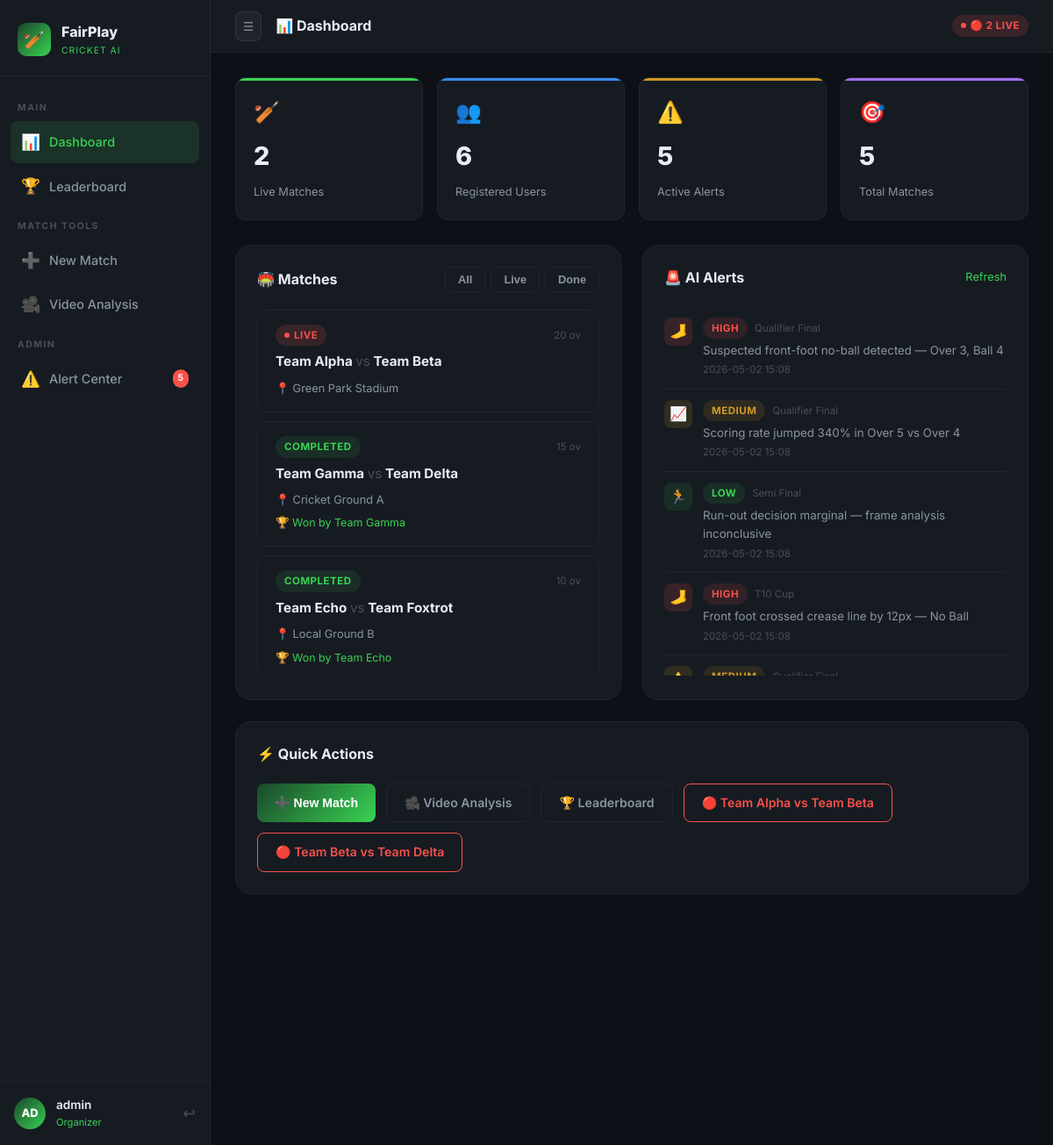
The app's page /dashboard (signed in) with its own data.
### tables this page shows
CREATE TABLE matches (
            id INTEGER PRIMARY KEY AUTOINCREMENT,
            title TEXT NOT NULL,
            team_a TEXT NOT NULL,
            team_b TEXT NOT NULL,
            venue TEXT,
            overs INTEGER DEFAULT 20,
            status TEXT DEFAULT 'upcoming',
            winner TEXT,
            created_by INTEGER,
            created_at TEXT DEFAULT CURRENT_TIMESTAMP,
            FOREIGN KEY(created_by) REFERENCES users(id)
        );

CREATE TABLE alerts (
            id INTEGER PRIMARY KEY AUTOINCREMENT,
            match_id INTEGER,
            alert_type TEXT NOT NULL,
            severity TEXT DEFAULT 'medium',
            description TEXT,
            delivery_id INTEGER,
            created_at TEXT DEFAULT CURRENT_TIMESTAMP,
            resolved INTEGER DEFAULT 0
        );

### app.py (the view)
@app.route('/dashboard')
@login_required
def dashboard():
    conn = get_db()
    matches = conn.execute(
        'SELECT * FROM matches ORDER BY created_at DESC LIMIT 20'
    ).fetchall()
    alerts = conn.execute(
        'SELECT a.*, m.title as match_title FROM alerts a '
        'LEFT JOIN matches m ON a.match_id = m.id '
        'ORDER BY a.created_at DESC LIMIT 10'
    ).fetchall()
    user_count = conn.execute('SELECT COUNT(*) FROM users').fetchone()[0]
    conn.close()
    live_count = sum(1 for m in matches if m['status'] == 'live')
    return render_template('dashboard.html',
                           matches=matches,
                           alerts=alerts,
                           live_count=live_count,
                           user_count=user_count)

### app.py (called while the page is built)
def login_required(f):
    @wraps(f)
    def decorated(*args, **kwargs):
        if 'user_id' not in session:
            return redirect(url_for('login'))
        return f(*args, **kwargs)
    return decorated

### database.py (called while the page is built)
def get_db():
    conn = sqlite3.connect(DB_PATH)
    conn.row_factory = sqlite3.Row
    return conn

### templates/dashboard.html (shortened to what this page needs)
{% extends "base.html" %}
{% block topbar_title %}📊 Dashboard{% endblock %}
{% block topbar_actions %}
  <span class="badge badge-live">🔴 {{ live_count }} Live</span>
{% endblock %}
{% block content %}
<div class="stats-grid">
  <div class="stat-card" style="--accent-color:#39d353">
    <div class="stat-icon">🏏</div>
    <div class="stat-value" id="live-count">{{ live_count }}</div>
    <div class="stat-label">Live Matches</div>
  </div>
  <div class="stat-card" style="--accent-color:#388bfd">
    <div class="stat-icon">👥</div>
    <div class="stat-value">{{ user_count }}</div>
    <div class="stat-label">Registered Users</div>
  </div>
  <div class="stat-card" style="--accent-color:#d29922">
    <div class="stat-icon">⚠️</div>
    <div class="stat-value">{{ alerts|length }}</div>
    <div class="stat-label">Active Alerts</div>
  </div>
  <div class="stat-card" style="--accent-color:#a371f7">
    <div class="stat-icon">🎯</div>
    <div class="stat-value">{{ matches|length }}</div>
    <div class="stat-label">Total Matches</div>
  </div>
</div>
<div class="grid-2" style="gap:24px;margin-bottom:24px;">
  <div class="card">
    <div class="card-header">
      <span class="card-title">🏟️ Matches</span>
      <div style="display:flex;gap:6px;">
        <button class="btn btn-sm btn-outline filter-btn active" data-filter="all">All</button>
        <button class="btn btn-sm btn-outline filter-btn" data-filter="live">Live</button>
        <button class="btn btn-sm btn-outline filter-btn" data-filter="completed">Done</button>
      </div>
    </div>
    <div id="matches-list" style="display:flex;flex-direction:column;gap:10px;max-height:420px;overflow-y:auto;">
      {% for m in matches %}
      <a href="/match/{{ m.id }}" class="match-card" data-status="{{ m.status }}">
        <div style="display:flex;align-items:center;justify-content:space-between;margin-bottom:6px;">
          <span class="badge badge-{{ m.status }}">{{ m.status|upper }}</span>
          <span class="text-xs text-muted">{{ m.overs }} ov</span>
        </div>
        <div class="match-teams">{{ m.team_a }} <span style="color:var(--text-muted);font-weight:400">vs</span> {{ m.team_b }}</div>
        <div class="match-venue">📍 {{ m.venue or 'Venue TBD' }}</div>
        {% if m.winner %}<div style="margin-top:6px;font-size:0.78rem;color:var(--green-accent);">🏆 Won by {{ m.winner }}</div>{% endif %}
      </a>
      {% endfor %}
    </div>
  </div>
  <div class="card">
    <div class="card-header">
      <span class="card-title">🚨 AI Alerts</span>
      <span class="card-action" onclick="location.reload()">Refresh</span>
    </div>
    <div style="max-height:420px;overflow-y:auto;">
      {% if alerts %}
        {% for a in alerts %}
        <div class="alert-item">
          <div class="alert-icon {{ a.severity }}">
            {% if a.alert_type == 'no_ball' %}🦶{% elif a.alert_type == 'suspicious_scoring' %}📈{% elif a.alert_type == 'run_out' %}🏃{% else %}⚠️{% endif %}
          </div>
          <div>
            <div style="display:flex;align-items:center;gap:8px;margin-bottom:3px;">
              <span class="badge badge-{{ a.severity }}">{{ a.severity|upper }}</span>
              {% if a.match_title %}<span class="text-xs text-muted">{{ a.match_title }}</span>{% endif %}
            </div>
            <div class="alert-text">{{ a.description }}</div>
            <div class="alert-time">{{ a.created_at[:16].replace('T',' ') }}</div>
          </div>
        </div>
        {% endfor %}
      {% else %}
        <div style="text-align:center;padding:32px;color:var(--text-muted);">
          <div style="font-size:2rem;margin-bottom:8px;">✅</div>No alerts — all clear!
        </div>
      {% endif %}
    </div>
  </div>
</div>
<div class="card">
  <div class="card-header"><span class="card-title">⚡ Quick Actions</span></div>
  <div style="display:flex;flex-wrap:wrap;gap:12px;">
    <button class="btn btn-primary" onclick="document.getElementById('nav-new-match').click()">➕ New Match</button>
    <a href="/video-analysis" class="btn btn-outline">🎥 Video Analysis</a>
    <a href="/leaderboard" class="btn btn-outline">🏆 Leaderboard</a>
    {% for m in matches if m.status == 'live' %}
    <a href="/match/{{ m.id }}" class="btn btn-outline" style="border-color:var(--red);color:var(--red);">🔴 {{ m.team_a }} vs {{ m.team_b }}</a>
    {% endfor %}
  </div>
</div>
{% endblock %}

### templates/base.html (shortened to what this page needs)
<!DOCTYPE html>
<html lang="en">
<head>
  <link rel="stylesheet" href="{{ url_for('static', filename='css/styles.css') }}">
</head>
<body>
{% block body %}
<div class="app-layout">
  <aside class="sidebar" id="sidebar">
    <div class="sidebar-logo">
      <div class="logo-icon">🏏</div>
      <div>
        <div class="logo-text">FairPlay</div>
        <div class="logo-sub">Cricket AI</div>
      </div>
    </div>
    <nav class="sidebar-nav">
      <div class="nav-section-label">Main</div>
      <a href="/dashboard" class="nav-link {% if request.endpoint=='dashboard' %}active{% endif %}">
        <span class="icon">📊</span> Dashboard
      </a>
      <a href="/leaderboard" class="nav-link {% if request.endpoint=='leaderboard' %}active{% endif %}">
        <span class="icon">🏆</span> Leaderboard
      </a>
      <div class="nav-section-label">Match Tools</div>
      <a href="#" class="nav-link" id="nav-new-match">
        <span class="icon">➕</span> New Match
      </a>
      <a href="/video-analysis" class="nav-link {% if request.endpoint=='video_analysis' %}active{% endif %}">
        <span class="icon">🎥</span> Video Analysis
      </a>
      {% if session.role in ['umpire','organizer'] %}
      <div class="nav-section-label">Admin</div>
      <a href="#" class="nav-link">
        <span class="icon">⚠️</span> Alert Center
        <span class="nav-badge" id="alert-count">—</span>
      </a>
      {% endif %}
    </nav>
    <div class="sidebar-user">
      <div class="avatar">{{ session.avatar or '??' }}</div>
      <div class="user-info">
        <div class="user-name">{{ session.username or 'Guest' }}</div>
        <div class="user-role">{{ session.role or 'player' }}</div>
      </div>
      <a href="/logout" title="Logout" style="color:var(--text-muted);font-size:1.1rem;margin-left:4px;">↩</a>
    </div>
  </aside>
  <div class="main-content">
    <header class="topbar">
      <button class="topbar-btn btn-icon" id="menu-toggle" style="display:none">☰</button>
      <span class="topbar-title">{% block topbar_title %}FairPlay Cricket AI{% endblock %}</span>
      {% block topbar_actions %}{% endblock %}
    </header>
    <main class="page-body">
      {% block content %}{% endblock %}
    </main>
  </div>
</div>
{% endblock %}
</body>
</html>

### records on screen
matches: status "LIVE", overs "20", team_a "Team Alpha", team_b "Team Beta", venue "Green Park Stadium"
matches: status "COMPLETED", overs "15", team_a "Team Gamma", team_b "Team Delta", venue "Cricket Ground A", winner "Team Gamma"
matches: status "COMPLETED", overs "10", team_a "Team Echo", team_b "Team Foxtrot", venue "Local Ground B", winner "Team Echo"
alerts: severity "HIGH", match_title "Qualifier Final", description "Suspected front-foot no-ball detected — Over 3, Ball 4", created_at "2026-05-02 15:08"
alerts: severity "MEDIUM", match_title "Qualifier Final", description "Scoring rate jumped 340% in Over 5 vs Over 4", created_at "2026-05-02 15:08"
alerts: severity "LOW", match_title "Semi Final", description "Run-out decision marginal — frame analysis inconclusive", created_at "2026-05-02 15:08"
alerts: severity "HIGH", match_title "T10 Cup", description "Front foot crossed crease line by 12px — No Ball", created_at "2026-05-02 15:08"
matches: team_a "Team Beta", team_b "Team Delta"

### other values on screen
{{ session.avatar or '??' }} "AD"
{{ session.username or 'Guest' }} "admin"
{{ session.role or 'player' }} "Organizer"
{{ live_count }} "2"
{{ user_count }} "6"
{{ alerts|length }} "5"
{{ matches|length }} "5"
